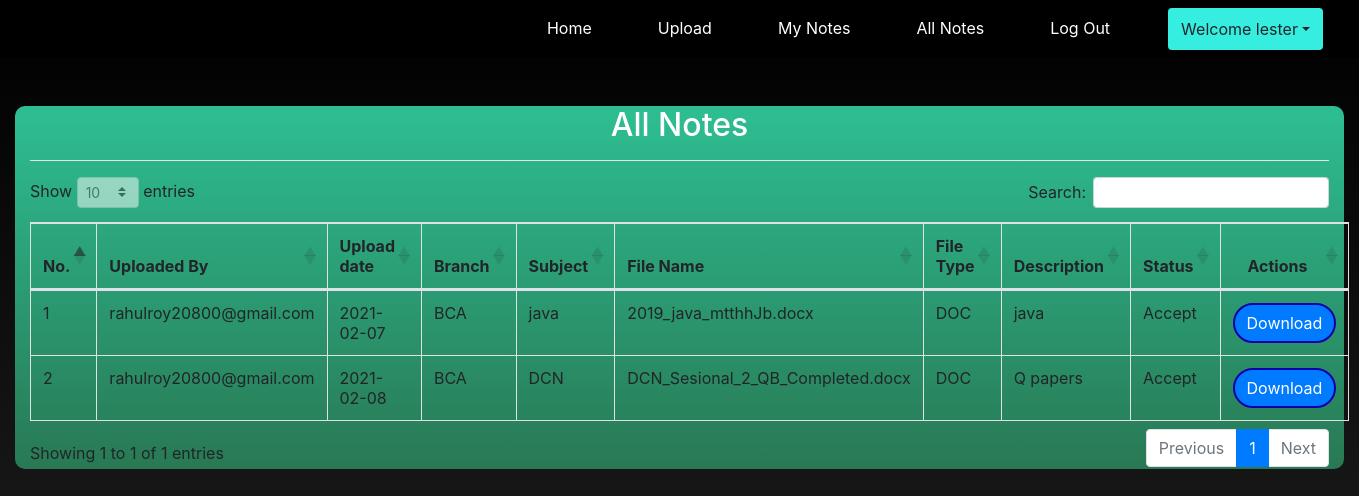
Before: /accepted_user (signed in) with the older database file.
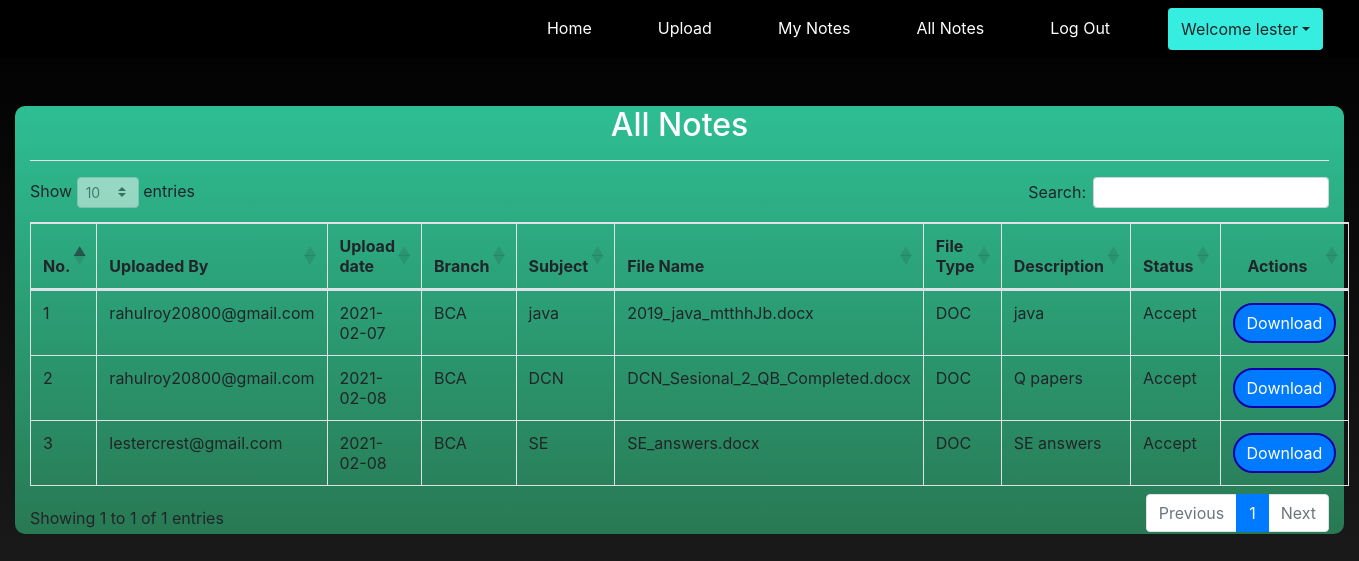
After: the same page with the newer database file.
### notes/models.py (models this page shows, shortened)
class Notes(models.Model):
    user = models.ForeignKey(User,on_delete=models.CASCADE)
    uploadingdate = models.CharField(max_length=30)
    branch = models.CharField(max_length=13)
    subject = models.CharField(max_length=15)
    notesfile = models.FileField(max_length=100,null=True)
    filetype = models.CharField(max_length=30, null=True)
    description = models.CharField(max_length=200)
    status = models.CharField(max_length=10)

### notes/views.py (the view)
# urls.py: path('accepted_user',accepted_user,name='accepted_user'),
def accepted_user(request):
    if not request.user.is_authenticated:
        return redirect('login')
    notes = Notes.objects.filter(status="Accept")
    d = {'notes': notes}
    return render(request, 'accepted_user.html', d)

### notes/templates/accepted_user.html (shortened to what this page needs)
{% extends 'usernavigation.html'%}
{% block body %}
{% load static %}
<link rel="stylesheet" href="https://cdnjs.cloudflare.com/ajax/libs/twitter-bootstrap/4.5.2/css/bootstrap.css">
<link rel="stylesheet" href="https://cdn.datatables.net/1.10.23/css/dataTables.bootstrap4.min.css">
        <div style="animation: transitionIn 0.75s;">
        <div class="col-12 mt-5">
        <div class= "container1 col-12">
    <h2 class=" text-white text-center">All Notes</h2>
    <HR style="background-color:white">
        <table class="table table-bordered " id="example">
            <thead>
                <tr>
                    <th>No.</th>
                    <th>Uploaded By</th>
                    <th>Upload date</th>
                    <th>Branch</th>
                    <th>Subject</th>
                    <th>File Name</th>
                    <th>File Type</th>
                    <th>Description</th>
                    <th>Status</th>
                    <th style="text-align:center;">Actions</th>
                    </tr>
                </thead>
                    {% for i in notes %}
                    <tbody>
                    <tr>
                        <td>{{forloop.counter}}</td>
                        <td>{{i.user.username}}</td>
                        <td>{{i.uploadingdate}}</td>
                        <td>{{i.branch}}</td>
                        <td>{{i.subject}}</td>
                        <td>{{i.notesfile}}</td>
                        <td>{{i.filetype}}</td>
                        <td>{{i.description}}</td>
                        <td>{{i.status}}</td>
                        <td><a href="{{i.notesfile.url}}" class="btn btn-primary text-white" style=" border: 2px solid rgb(17, 0, 170);border-radius:80px; width:100%" >Download</a></td>
                    </tr>
                        {% endfor %}
                    </tbody>
                        </table>
    </div>
</div>
        </div>
{% endblock %}

Changed rows visible on the page:
now on this page (row edited): Notes: user.username "lestercrest@gmail.com", uploadingdate "2021-02-08", branch "BCA", subject "SE", notesfile "SE_answers.docx", filetype "DOC", description "SE answers", status "Accept"
